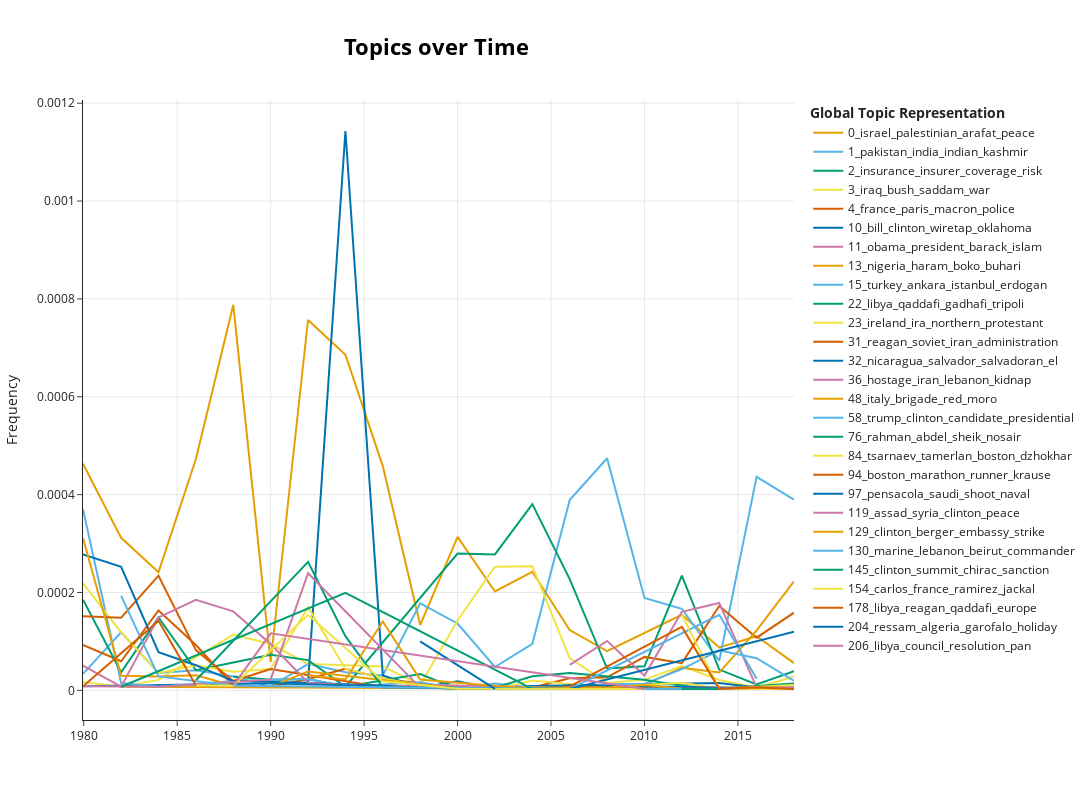

Here is the notebook cell this chart was saved with:
### Code cell
# 1 
topics_over_time_filtered = topics_over_time.groupby('Topic').filter(lambda x:  np.std(x.Frequency)  > 0.000048)
fig = topic_model.visualize_topics_over_time(topics_over_time_filtered)
# enlarge the size of the plot
fig.update_layout(width=1200, height=800)
fig.write_image('output/dtm/topics_over_time.png', engine="orca")
fig.show()

### Figure 1 — Plotly figure (JSON) as saved in the notebook; plotly's stock layout.template omitted (floating-point values rounded to 4 significant figures)
{"data": [{"hoverinfo": "text", "hovertext": ["<b>Topic 0</b><br>Words: israel, palestinian, lebanon, arab, arafat", "<b>Topic 0</b><br>Words: israel, arab, jewish, palestinian, settler", "<b>Topic 0</b><br>Words: israel, palestinian, arafat, arab, peace", "<b>Topic 0</b><br>Words: arafat, israel, palestinian, plo, shultz", "<b>Topic 0</b><br>Words: israel, plo, palestinian, arafat, palestine", "<b>Topic 0</b><br>Words: plo, israel, arafat, palestinian, palestine", "<b>Topic 0</b><br>Words: israel, palestinian, arafat, plo, rabin", "<b>Topic 0</b><br>Words: israel, palestinian, peace, arafat, hama", "<b>Topic 0</b><br>Words: israel, netanyahu, palestinian, arafat, peace", "<b>Topic 0</b><br>Words: israel, palestinian, arafat, barak, peace", "<b>Topic 0</b><br>Words: israel, palestinian, arafat, sharon, peace", "<b>Topic 0</b><br>Words: israel, palestinian, arafat, hama, peace", "<b>Topic 0</b><br>Words: israel, palestinian, hama, arafat, gaza", "<b>Topic 0</b><br>Words: israel, palestinian, hama, gaza, peace", "<b>Topic 0</b><br>Words: israel, palestinian, hama, gaza, arafat", "<b>Topic 0</b><br>Words: israel, palestinian, hama, peace, gaza", "<b>Topic 0</b><br>Words: israel, palestinian, hama, gaza, peace", "<b>Topic 0</b><br>Words: israel, palestinian, netanyahu, jewish, arafat", "<b>Topic 0</b><br>Words: israel, palestinian, hama, gaza, arafat", "<b>Topic 0</b><br>Words: palestinian, israel, uliel, jewish, ben"], "marker": {"color": "#E69F00"}, "mode": "lines", "name": "0_israel_palestinian_arafat_peace", "x": [1980.0, 1982.0, 1984.0, 1986.0, 1988.0, 1990.0, 1992.0, 1994.0, 1996.0, 1998.0, 2000.0, 2002.0, 2004.0, 2006.0, 2008.0, 2010.0, 2012.0, 2014.0, 2016.0, 2018.0], "y": [0.000463, 0.0003116, 0.0002414, 0.0004727, 0.0007877, 5.826e-05, 0.0007569, 0.0006859, 0.0004582, 0.0001335, 0.0003137, 0.000202, 0.0002423, 0.0001233, 8.004e-05, 0.0001175, 0.0001544, 8.78e-05, 0.0001106, 5.568e-05], "type": "scatter"}, {"hoverinfo": "text", "hovertext": ["<b>Topic 1</b><br>Words: naxalite, zia, pakistan, landless, nadu", "<b>Topic 1</b><br>Words: sikh, punjab, gandhi, india, pakistan", "<b>Topic 1</b><br>Words: sikh, pakistan, gandhi, india, minister", "<b>Topic 1</b><br>Words: sikh, ribeiro, punjab, gandhi, pakistan", "<b>Topic 1</b><br>Words: sikh, punjab, hindu, singh, village", "<b>Topic 1</b><br>Words: gandhi, indian, assassinate, pakistan, punjab", "<b>Topic 1</b><br>Words: pakistan, india, fuqra, indian, islamabad", "<b>Topic 1</b><br>Words: pakistan, yousef, sandhu, bhutto, india", "<b>Topic 1</b><br>Words: pakistan, sharif, kasi, mir, india", "<b>Topic 1</b><br>Words: pakistan, india, kashmir, indian, musharraf", "<b>Topic 1</b><br>Words: pakistan, india, kashmir, musharraf, indian", "<b>Topic 1</b><br>Words: pakistan, musharraf, macedonia, india, boskovski", "<b>Topic 1</b><br>Words: pakistan, india, musharraf, indian, mumbai", "<b>Topic 1</b><br>Words: pakistan, india, musharraf, mumbai, indian", "<b>Topic 1</b><br>Words: pakistan, india, mumbai, indian, apo", "<b>Topic 1</b><br>Words: pakistan, india, indian, islamabad, afghanistan", "<b>Topic 1</b><br>Words: pakistan, india, sharif, taliban, indian", "<b>Topic 1</b><br>Words: pakistan, india, taliban, indian, sharif", "<b>Topic 1</b><br>Words: pakistan, india, indian, kashmir, modi", "<b>Topic 1</b><br>Words: pakistan, india, modi, indian, kashmir"], "marker": {"color": "#56B4E9"}, "mode": "lines", "name": "1_pakistan_india_indian_kashmir", "x": [1980.0, 1982.0, 1984.0, 1986.0, 1988.0, 1990.0, 1992.0, 1994.0, 1996.0, 1998.0, 2000.0, 2002.0, 2004.0, 2006.0, 2008.0, 2010.0, 2012.0, 2014.0, 2016.0, 2018.0], "y": [3.367e-05, 0.0001187, 3.55e-05, 4.11e-05, 2.847e-05, 7.283e-06, 5.406e-05, 3.688e-05, 3.055e-05, 0.000178, 0.0001366, 4.771e-05, 9.519e-05, 0.0003889, 0.0004743, 0.0001886, 0.0001667, 6.055e-05, 0.0004363, 0.0003898], "type": "scatter"}, {"hoverinfo": "text", "hovertext": ["<b>Topic 2</b><br>Words: insurance, grose, coverage, risk, manager", "<b>Topic 2</b><br>Words: exclusion, blythe, insurance, contained, clough", "<b>Topic 2</b><br>Words: insurance, coverage, trapnell, interrupt, business", "<b>Topic 2</b><br>Words: facultative, reinsure, adanio, loss, scor", "<b>Topic 2</b><br>Words: insurance, insurer, coverage, risk, loss", "<b>Topic 2</b><br>Words: insurance, coverage, insurer, tria, risk", "<b>Topic 2</b><br>Words: insurance, tria, insurer, risk, coverage", "<b>Topic 2</b><br>Words: insurance, insurer, risk, coverage, backstop", "<b>Topic 2</b><br>Words: insurance, backstop, insurer, risk, coverage", "<b>Topic 2</b><br>Words: insurance, risk, insurer, backstop, coverage", "<b>Topic 2</b><br>Words: insurance, tria, insurer, risk, backstop", "<b>Topic 2</b><br>Words: insurance, tria, coverage, risk, market", "<b>Topic 2</b><br>Words: insurance, coverage, insurer, art, loss", "<b>Topic 2</b><br>Words: insurance, insurer, business, risk, coverage"], "marker": {"color": "#009E73"}, "mode": "lines", "name": "2_insurance_insurer_coverage_risk", "x": [1988.0, 1990.0, 1992.0, 1994.0, 2000.0, 2002.0, 2004.0, 2006.0, 2008.0, 2010.0, 2012.0, 2014.0, 2016.0, 2018.0], "y": [2.847e-05, 2.185e-05, 2.317e-05, 7.375e-06, 0.0002795, 0.0002778, 0.0003807, 0.0002273, 4.446e-05, 4.92e-05, 0.0002346, 4.239e-05, 1.195e-05, 3.898e-05], "type": "scatter"}, {"hoverinfo": "text", "hovertext": ["<b>Topic 3</b><br>Words: iraq, baghdad, hussein, azzawi, supplier", "<b>Topic 3</b><br>Words: iraq, resumption, formal, us, tie", "<b>Topic 3</b><br>Words: cronkite, iraq, documentary, demography, eagleburger", "<b>Topic 3</b><br>Words: saddam, iraq, bush, kuwait, hussein", "<b>Topic 3</b><br>Words: iraq, saddam, hussein, kuwait, bush", "<b>Topic 3</b><br>Words: iraq, saddam, kuwait, baghdad, bush", "<b>Topic 3</b><br>Words: iraq, pba, saddam, war, deutch", "<b>Topic 3</b><br>Words: feaver, casualty, iraq, mission, military", "<b>Topic 3</b><br>Words: iraq, saddam, bush, war, hussein", "<b>Topic 3</b><br>Words: iraq, bush, saddam, war, hussein", "<b>Topic 3</b><br>Words: iraq, bush, war, saddam, hussein", "<b>Topic 3</b><br>Words: iraq, saddam, war, bush, feith", "<b>Topic 3</b><br>Words: iraq, saddam, hussein, exile, bush", "<b>Topic 3</b><br>Words: democracy, war, iraq, america, perish", "<b>Topic 3</b><br>Words: iraq, isil, war, bush, saddam", "<b>Topic 3</b><br>Words: hussein, saddam, iraq, lahey, trump", "<b>Topic 3</b><br>Words: gallery, warp, gund, rug, exhibition", "<b>Topic 3</b><br>Words: iraq, hitler, war, bush, saddam"], "marker": {"color": "#F0E442"}, "mode": "lines", "name": "3_iraq_bush_saddam_war", "x": [1980.0, 1982.0, 1984.0, 1988.0, 1990.0, 1992.0, 1996.0, 1998.0, 2000.0, 2002.0, 2004.0, 2006.0, 2008.0, 2010.0, 2012.0, 2014.0, 2016.0, 2018.0], "y": [1.684e-05, 7.42e-06, 2.13e-05, 0.0001139, 9.468e-05, 5.406e-05, 4.888e-05, 1.112e-05, 0.0001429, 0.0002526, 0.0002538, 6.574e-05, 1.482e-05, 2.187e-05, 4.939e-05, 2.119e-05, 5.976e-06, 2.784e-05], "type": "scatter"}, {"hoverinfo": "text", "hovertext": ["<b>Topic 4</b><br>Words: france, mitterrand, paris, defferre, directe", "<b>Topic 4</b><br>Words: france, mitterrand, paris, chad, iran", "<b>Topic 4</b><br>Words: france, chirac, paris, abdallah, syria", "<b>Topic 4</b><br>Words: france, gordji, paris, iran, pasqua", "<b>Topic 4</b><br>Words: naccache, bakhtiar, verge, france, anis", "<b>Topic 4</b><br>Words: habash, nidal, france, seale, duma", "<b>Topic 4</b><br>Words: france, switzerland, balladur, bakhtiar, esfahani", "<b>Topic 4</b><br>Words: france, paris, algeria, debre, bruguiere", "<b>Topic 4</b><br>Words: france, cup, paris, raid, tournament", "<b>Topic 4</b><br>Words: naouar, lyon, france, tunisia, hassensrat", "<b>Topic 4</b><br>Words: france, bruguiere, gia, paris, ressam", "<b>Topic 4</b><br>Words: france, mirage, paris, air, warthog", "<b>Topic 4</b><br>Words: france, sarkozy, vimont, paris, store", "<b>Topic 4</b><br>Words: france, hicheur, paris, cern, pechenard", "<b>Topic 4</b><br>Words: france, merah, paris, toulouse, sarkozy", "<b>Topic 4</b><br>Words: france, mali, paris, syria, molin", "<b>Topic 4</b><br>Words: france, paris, hollande, molin, charlie", "<b>Topic 4</b><br>Words: france, paris, macron, knife, marseille", "<b>Topic 4</b><br>Words: france, macron, paris, hebdo, teacher"], "marker": {"color": "#D55E00"}, "mode": "lines", "name": "4_france_paris_macron_police", "x": [1980.0, 1982.0, 1984.0, 1986.0, 1988.0, 1990.0, 1992.0, 1994.0, 1996.0, 2000.0, 2002.0, 2004.0, 2006.0, 2008.0, 2010.0, 2012.0, 2014.0, 2016.0, 2018.0], "y": [9.259e-05, 5.936e-05, 0.0001633, 9.248e-05, 9.491e-06, 7.283e-06, 2.317e-05, 4.425e-05, 2.444e-05, 3.106e-06, 5.612e-06, 5.769e-06, 2.465e-05, 2.668e-05, 6.834e-05, 5.557e-05, 0.0001726, 0.0001076, 0.0001587], "type": "scatter"}, {"hoverinfo": "text", "hovertext": ["<b>Topic 10</b><br>Words: amato, holtzman, crime, ahe, funds", "<b>Topic 10</b><br>Words: bill, senator, proposal, debate, thurmond", "<b>Topic 10</b><br>Words: taggant, gunpowder, nra, schumer, legislation", "<b>Topic 10</b><br>Words: bill, clinton, wiretap, oklahoma, legislation", "<b>Topic 10</b><br>Words: specter, subcommittee, jewell, committee, judiciary", "<b>Topic 10</b><br>Words: reepe, clinton, gore, dummy, sex", "<b>Topic 10</b><br>Words: bill, locke, baumgart, gregoire, keate", "<b>Topic 10</b><br>Words: darneille, bill, buck, mountlake, amendment", "<b>Topic 10</b><br>Words: bill, balkman, penalty, toure, provisions", "<b>Topic 10</b><br>Words: gun, vote, amendment, proposal, feinstein", "<b>Topic 10</b><br>Words: budd, bill, ohio, nra, portman"], "marker": {"color": "#0072B2"}, "mode": "lines", "name": "10_bill_clinton_wiretap_oklahoma", "x": [1980.0, 1990.0, 1992.0, 1994.0, 1996.0, 1998.0, 2000.0, 2002.0, 2004.0, 2014.0, 2016.0], "y": [8.418e-06, 1.457e-05, 1.545e-05, 0.001143, 3.055e-05, 5.561e-06, 1.863e-05, 2.806e-06, 8.653e-06, 1.514e-05, 5.976e-06], "type": "scatter"}, {"hoverinfo": "text", "hovertext": ["<b>Topic 11</b><br>Words: obama, barack, mccain, war, candidate", "<b>Topic 11</b><br>Words: obama, barack, president, muslim, afghanistan", "<b>Topic 11</b><br>Words: obama, romney, barack, president, syria", "<b>Topic 11</b><br>Words: obama, president, barack, war, iraq", "<b>Topic 11</b><br>Words: obama, islam, isil, president, bernardino", "<b>Topic 11</b><br>Words: lone, wolf, obama, gorka, gartenstein"], "marker": {"color": "#CC79A7"}, "mode": "lines", "name": "11_obama_president_barack_islam", "x": [2006.0, 2008.0, 2010.0, 2012.0, 2014.0, 2016.0], "y": [5.204e-05, 0.0001008, 3.007e-05, 0.0001605, 0.0001786, 5.976e-06], "type": "scatter"}, {"hoverinfo": "text", "hovertext": ["<b>Topic 13</b><br>Words: polisario, morocco, oau, mengistu, summit", "<b>Topic 13</b><br>Words: lago, nigeria, alake, ijewere, bola", "<b>Topic 13</b><br>Words: nigeria, imagedata, election, adua, yar", "<b>Topic 13</b><br>Words: nigeria, goodluck, rttnew, delegation, holl", "<b>Topic 13</b><br>Words: nigeria, colloquium, achebe, boko, haram", "<b>Topic 13</b><br>Words: nigeria, boko, haram, africa, girl", "<b>Topic 13</b><br>Words: nigeria, boko, haram, buhari, conflict", "<b>Topic 13</b><br>Words: nigeria, haram, boko, buhari, buratai", "<b>Topic 13</b><br>Words: nigeria, haram, boko, buhari, thewill"], "marker": {"color": "#E69F00"}, "mode": "lines", "name": "13_nigeria_haram_boko_buhari", "x": [1982.0, 2002.0, 2006.0, 2008.0, 2010.0, 2012.0, 2014.0, 2016.0, 2018.0], "y": [7.42e-06, 2.806e-06, 2.739e-06, 2.964e-06, 1.093e-05, 4.631e-05, 3.633e-05, 0.0001225, 0.0002227], "type": "scatter"}, {"hoverinfo": "text", "hovertext": ["<b>Topic 15</b><br>Words: turkey, ankara, demirel, evren, ecevit", "<b>Topic 15</b><br>Words: turkey, lab, jeri, evren, frightened", "<b>Topic 15</b><br>Words: turkey, rabin, shearith, istanbul, turkmen", "<b>Topic 15</b><br>Words: turkey, mongolia, ozal, turk, akbulut", "<b>Topic 15</b><br>Words: turkey, kurdish, csce, turk, ankara", "<b>Topic 15</b><br>Words: turkey, kurdish, kurd, baskaya, village", "<b>Topic 15</b><br>Words: turkey, territorial, integrity, nuzhet, kandemir", "<b>Topic 15</b><br>Words: ocalan, turkey, italy, sezgin, kurdish", "<b>Topic 15</b><br>Words: turkey, ocalan, pkk, istanbul, kurdish", "<b>Topic 15</b><br>Words: turkey, incirlik, wolfowitz, gaziantep, adana", "<b>Topic 15</b><br>Words: turkey, istanbul, ankara, erdogan, gosende", "<b>Topic 15</b><br>Words: turkey, pkk, ocalan, ankara, kurdistan", "<b>Topic 15</b><br>Words: turkey, kargin, kurdish, dogan, erdogan", "<b>Topic 15</b><br>Words: turkey, pkk, erdogan, germany, ipek", "<b>Topic 15</b><br>Words: turkey, kurdish, ankara, perry, nato", "<b>Topic 15</b><br>Words: turkey, ankara, sanli, dhkp, istanbul", "<b>Topic 15</b><br>Words: turkey, erdogan, ankara, istanbul, kurdish", "<b>Topic 15</b><br>Words: turkey, erdogan, cumhuriyet, brunson, istanbul", "<b>Topic 15</b><br>Words: turkey, altan, istanbul, journalist, coup"], "marker": {"color": "#56B4E9"}, "mode": "lines", "name": "15_turkey_ankara_istanbul_erdogan", "x": [1980.0, 1982.0, 1984.0, 1988.0, 1990.0, 1992.0, 1994.0, 1996.0, 1998.0, 2000.0, 2002.0, 2004.0, 2006.0, 2008.0, 2010.0, 2012.0, 2014.0, 2016.0, 2018.0], "y": [0.0003704, 1.484e-05, 7.099e-06, 1.898e-05, 2.185e-05, 2.317e-05, 7.375e-06, 1.222e-05, 1.668e-05, 3.106e-06, 1.403e-05, 5.769e-06, 5.478e-06, 1.186e-05, 1.367e-05, 4.322e-05, 8.174e-05, 6.574e-05, 1.949e-05], "type": "scatter"}, {"hoverinfo": "text", "hovertext": ["<b>Topic 22</b><br>Words: libya, qaddafi, colonel, oil, tripoli", "<b>Topic 22</b><br>Words: libya, malta, qaddafi, mintoff, colonel", "<b>Topic 22</b><br>Words: libya, qaddafi, colonel, tripoli, sidra", "<b>Topic 22</b><br>Words: libya, qaddafi, chad, benin, colonel", "<b>Topic 22</b><br>Words: libya, gadhafi, qaddafi, tripoli, weapon", "<b>Topic 22</b><br>Words: libya, qaddafi, gadhafi, pan, tripoli", "<b>Topic 22</b><br>Words: libya, gadhafi, qaddafi, tripoli, sanction", "<b>Topic 22</b><br>Words: farrakhan, libya, embargo, treasury, gadhafi", "<b>Topic 22</b><br>Words: libya, qaddafi, tripoli, gadhafi, sanction", "<b>Topic 22</b><br>Words: libya, monetti, gadhafi, kusa, pan", "<b>Topic 22</b><br>Words: libya, gadhafi, sanction, lift, qaddafi", "<b>Topic 22</b><br>Words: libya, gadhafi, qaddafi, tripoli, oil", "<b>Topic 22</b><br>Words: libya, gadhafi, tripoli, qaddafi, lockerbie", "<b>Topic 22</b><br>Words: libya, gadhafi, qaddafi, brennan, tripoli", "<b>Topic 22</b><br>Words: libya, hifter, tripoli, gadhafi, militia", "<b>Topic 22</b><br>Words: libya, oil, gazzini, isi, april", "<b>Topic 22</b><br>Words: hifter, libya, tripoli, haftar, qaddafi"], "marker": {"color": "#009E73"}, "mode": "lines", "name": "22_libya_qaddafi_gadhafi_tripoli", "x": [1980.0, 1982.0, 1984.0, 1986.0, 1988.0, 1990.0, 1992.0, 1994.0, 1998.0, 2000.0, 2002.0, 2004.0, 2006.0, 2010.0, 2012.0, 2014.0, 2018.0], "y": [0.0001852, 3.71e-05, 0.0001491, 4.11e-05, 5.695e-05, 7.283e-05, 6.179e-05, 7.375e-06, 3.337e-05, 3.106e-06, 5.612e-06, 2.884e-05, 3.561e-05, 2.187e-05, 9.261e-06, 3.028e-06, 1.392e-05], "type": "scatter"}, {"hoverinfo": "text", "hovertext": ["<b>Topic 23</b><br>Words: ireland, ira, northern, protestant, ulster", "<b>Topic 23</b><br>Words: ireland, northern, ira, britain, parade", "<b>Topic 23</b><br>Words: ireland, ira, tyrie, archbishop, northern", "<b>Topic 23</b><br>Words: ira, ireland, britain, northern, sinn", "<b>Topic 23</b><br>Words: ireland, northern, ira, aoh, ulster", "<b>Topic 23</b><br>Words: ireland, ira, northern, protestant, britain", "<b>Topic 23</b><br>Words: ireland, ira, northern, adams, protestant", "<b>Topic 23</b><br>Words: ireland, ira, sinn, fein, northern", "<b>Topic 23</b><br>Words: ireland, ira, northern, ahern, protestant", "<b>Topic 23</b><br>Words: ira, ireland, northern, dissident, protestant", "<b>Topic 23</b><br>Words: ireland, northern, ira, protestant, belfast", "<b>Topic 23</b><br>Words: mckevitt, ira, ireland, omagh, rupert", "<b>Topic 23</b><br>Words: ireland, ira, northern, sinn, fein", "<b>Topic 23</b><br>Words: ireland, northern, ira, belfast, leavey", "<b>Topic 23</b><br>Words: ireland, ira, northern, duffy, britain", "<b>Topic 23</b><br>Words: ireland, belfast, ira, northern, mabel", "<b>Topic 23</b><br>Words: mason, ireland, sasnett, chun, merylkornfield", "<b>Topic 23</b><br>Words: mckee, ireland, ira, northern, lyra"], "marker": {"color": "#F0E442"}, "mode": "lines", "name": "23_ireland_ira_northern_protestant", "x": [1980.0, 1982.0, 1984.0, 1986.0, 1988.0, 1990.0, 1992.0, 1994.0, 1996.0, 1998.0, 2000.0, 2002.0, 2004.0, 2008.0, 2010.0, 2012.0, 2014.0, 2018.0], "y": [0.0002189, 0.0001187, 3.55e-05, 5.138e-05, 3.796e-05, 4.37e-05, 0.0001699, 4.425e-05, 2.444e-05, 1.112e-05, 9.317e-06, 2.806e-06, 2.019e-05, 5.929e-06, 1.093e-05, 1.544e-05, 3.028e-06, 1.114e-05], "type": "scatter"}, {"hoverinfo": "text", "hovertext": ["<b>Topic 31</b><br>Words: reagan, soviet, haig, intelligence, carter", "<b>Topic 31</b><br>Words: reagan, soviet, nicaragua, administration, ireland", "<b>Topic 31</b><br>Words: reagan, iran, soviet, arms, administration", "<b>Topic 31</b><br>Words: reagan, ledeen, iran, spadolini, soviet", "<b>Topic 31</b><br>Words: yuni, reagan, extradite, bureau, hamadei", "<b>Topic 31</b><br>Words: reagan, iran, casey, turner, soviet", "<b>Topic 31</b><br>Words: fujimori, hostage, japan, bolshevik, reagan", "<b>Topic 31</b><br>Words: reagan, ronald, memo, papers, cruise", "<b>Topic 31</b><br>Words: environmental, efficiency, reagan, clean, automaker", "<b>Topic 31</b><br>Words: philpot, matheson, reagan, treaty, overreaction", "<b>Topic 31</b><br>Words: carter, reagan, romney, unpopular, decision", "<b>Topic 31</b><br>Words: reagan, history, trump, trip, futures", "<b>Topic 31</b><br>Words: reagan, endless, carter, donatelli, hostage"], "marker": {"color": "#D55E00"}, "mode": "lines", "name": "31_reagan_soviet_iran_administration", "x": [1980.0, 1982.0, 1984.0, 1986.0, 1988.0, 1990.0, 1996.0, 2000.0, 2002.0, 2008.0, 2010.0, 2016.0, 2018.0], "y": [0.0001515, 0.0001484, 0.0002343, 8.221e-05, 1.898e-05, 4.37e-05, 6.11e-06, 6.211e-06, 2.806e-06, 8.893e-06, 5.467e-06, 5.976e-06, 5.568e-06], "type": "scatter"}, {"hoverinfo": "text", "hovertext": ["<b>Topic 32</b><br>Words: salvador, nicaragua, honduras, costa, salvadoran", "<b>Topic 32</b><br>Words: nicaragua, salvador, salvadoran, el, honduras", "<b>Topic 32</b><br>Words: nicaragua, salvador, salvadoran, duarte, sandinista", "<b>Topic 32</b><br>Words: contra, nicaragua, sandinista, salvador, linder", "<b>Topic 32</b><br>Words: salvador, cristiani, arena, salvadoran, el", "<b>Topic 32</b><br>Words: menem, nicaragua, antonietti, dollar, salvador", "<b>Topic 32</b><br>Words: oas, venezuela, powell, barbados, reich", "<b>Topic 32</b><br>Words: honduras, salvador, reactor, putin, nicaragua", "<b>Topic 32</b><br>Words: nicaragua, missile, contra, sandinista, rivera", "<b>Topic 32</b><br>Words: salvador, salvadoran, suchitoto, saca, el", "<b>Topic 32</b><br>Words: platform, sonoran, knutson, graveyard, neighbor"], "marker": {"color": "#0072B2"}, "mode": "lines", "name": "32_nicaragua_salvador_salvadoran_el", "x": [1980.0, 1982.0, 1984.0, 1986.0, 1988.0, 1992.0, 2000.0, 2002.0, 2004.0, 2006.0, 2018.0], "y": [0.0002778, 0.0002523, 7.809e-05, 5.138e-05, 1.898e-05, 1.545e-05, 3.106e-06, 2.806e-06, 2.884e-06, 1.096e-05, 2.784e-06], "type": "scatter"}, {"hoverinfo": "text", "hovertext": ["<b>Topic 36</b><br>Words: hostage, iran, honsowitz, kidnap, dr", "<b>Topic 36</b><br>Words: tamil, kidnap, allen, gold, jayewardene", "<b>Topic 36</b><br>Words: hostage, lebanon, hijack, iran, beirut", "<b>Topic 36</b><br>Words: hostage, iran, hamadei, lebanon, kidnap", "<b>Topic 36</b><br>Words: hostage, obeid, kidnap, higgin, iran", "<b>Topic 36</b><br>Words: hostage, iran, lebanon, turner, kidnap", "<b>Topic 36</b><br>Words: eslam, hostage, ol, iran, katzman", "<b>Topic 36</b><br>Words: hostage, bargain, kidnap, israel, lebanon", "<b>Topic 36</b><br>Words: hostage, lainie, philippine, sayyaf, drama", "<b>Topic 36</b><br>Words: hostage, iran, laingen, needham, kirtley", "<b>Topic 36</b><br>Words: hostage, sailor, iran, coincidence, pelosi", "<b>Topic 36</b><br>Words: hostage, kidnap, concession, aq, behead", "<b>Topic 36</b><br>Words: hostage, walton, restitution, niger, rescue"], "marker": {"color": "#CC79A7"}, "mode": "lines", "name": "36_hostage_iran_lebanon_kidnap", "x": [1980.0, 1982.0, 1984.0, 1986.0, 1988.0, 1990.0, 1992.0, 1996.0, 1998.0, 2002.0, 2006.0, 2014.0, 2018.0], "y": [5.051e-05, 7.42e-06, 0.0001491, 0.000185, 0.0001613, 9.468e-05, 1.545e-05, 6.11e-06, 1.112e-05, 8.419e-06, 2.739e-06, 3.028e-06, 5.568e-06], "type": "scatter"}, {"hoverinfo": "text", "hovertext": ["<b>Topic 48</b><br>Words: italy, brigade, red, moro, rome", "<b>Topic 48</b><br>Words: italy, brigade, red, dozy, moro", "<b>Topic 48</b><br>Words: italy, brigade, tarantelli, eco, red", "<b>Topic 48</b><br>Words: italy, brigade, red, moro, priore", "<b>Topic 48</b><br>Words: italy, ustica, bologna, cossiga, occhetto", "<b>Topic 48</b><br>Words: curcio, brigade, italy, red, cossiga", "<b>Topic 48</b><br>Words: italy, mafia, florence, spadolini, brigade", "<b>Topic 48</b><br>Words: italy, brigade, red, antona, angeletti", "<b>Topic 48</b><br>Words: sembler, negri, italy, brigade, mel", "<b>Topic 48</b><br>Words: italy, chiara, moro, sgrena, bellocchio", "<b>Topic 48</b><br>Words: italy, petrella, brigade, sarkozy, red", "<b>Topic 48</b><br>Words: italy, anarchist, rome, fai, chile", "<b>Topic 48</b><br>Words: italy, brindisi, mafia, school, bassi", "<b>Topic 48</b><br>Words: italy, tyrol, germany, tyrolean, brunico", "<b>Topic 48</b><br>Words: ding, catania, italy, riley, junction"], "marker": {"color": "#E69F00"}, "mode": "lines", "name": "48_italy_brigade_red_moro", "x": [1980.0, 1982.0, 1984.0, 1986.0, 1988.0, 1990.0, 1992.0, 2000.0, 2002.0, 2004.0, 2006.0, 2008.0, 2010.0, 2012.0, 2016.0], "y": [0.0003115, 2.968e-05, 2.84e-05, 3.083e-05, 9.491e-06, 7.283e-06, 3.862e-05, 3.106e-06, 5.612e-06, 5.769e-06, 5.478e-06, 5.929e-06, 1.093e-05, 3.087e-06, 2.988e-06], "type": "scatter"}, {"hoverinfo": "text", "hovertext": ["<b>Topic 58</b><br>Words: dance, diversify, trump, platform, gerth", "<b>Topic 58</b><br>Words: giuliani, democrat, xiomara, plenty, conclave", "<b>Topic 58</b><br>Words: trump, clinton, candidate, presidential, donald", "<b>Topic 58</b><br>Words: trump, ban, muslim, clinton, republican"], "marker": {"color": "#56B4E9"}, "mode": "lines", "name": "58_trump_clinton_candidate_presidential", "x": [1994.0, 2006.0, 2014.0, 2016.0], "y": [7.375e-06, 2.739e-06, 0.0001544, 2.391e-05], "type": "scatter"}, {"hoverinfo": "text", "hovertext": ["<b>Topic 76</b><br>Words: hashemi, ayatollah, montazeri, rahman, abdel", "<b>Topic 76</b><br>Words: rahman, abdel, sheik, nosair, salameh", "<b>Topic 76</b><br>Words: rahman, abdel, sheik, salem, conspiracy", "<b>Topic 76</b><br>Words: rashid, indict, interpreter, russell, walute", "<b>Topic 76</b><br>Words: farahat, guidi, weitz, hoffman, hotel", "<b>Topic 76</b><br>Words: mubarak, rahman, sheik, abdel, egypt", "<b>Topic 76</b><br>Words: rahman, abdel, egypt, blind, sadat", "<b>Topic 76</b><br>Words: shaabab, beaumont, ahme, inmate, rahman"], "marker": {"color": "#009E73"}, "mode": "lines", "name": "76_rahman_abdel_sheik_nosair", "x": [1986.0, 1992.0, 1994.0, 1996.0, 2002.0, 2010.0, 2016.0, 2018.0], "y": [2.055e-05, 0.0002626, 0.0001106, 6.11e-06, 2.806e-06, 2.734e-06, 2.988e-06, 2.784e-06], "type": "scatter"}, {"hoverinfo": "text", "hovertext": ["<b>Topic 84</b><br>Words: tsarnaev, tamerlan, boston, dzhokhar, brother", "<b>Topic 84</b><br>Words: tsarnaev, burke, boston, stith, marathon", "<b>Topic 84</b><br>Words: ciccolo, boston, tsarnaev, macinne, cooker", "<b>Topic 84</b><br>Words: tsarnaev, tamerlan, boston, brother, dzhokhar"], "marker": {"color": "#F0E442"}, "mode": "lines", "name": "84_tsarnaev_tamerlan_boston_dzhokhar", "x": [2012.0, 2014.0, 2016.0, 2018.0], "y": [0.0001544, 3.028e-06, 2.988e-06, 2.784e-06], "type": "scatter"}, {"hoverinfo": "text", "hovertext": ["<b>Topic 94</b><br>Words: boston, turner, marketing, device, broadcasting", "<b>Topic 94</b><br>Words: boston, marathon, runner, krause, finish", "<b>Topic 94</b><br>Words: boston, bomber, marathon, stubben, penalty", "<b>Topic 94</b><br>Words: bauman, boston, marathon, gyllenhaal, film", "<b>Topic 94</b><br>Words: wray, boston, marathon, pose, domestic"], "marker": {"color": "#D55E00"}, "mode": "lines", "name": "94_boston_marathon_runner_krause", "x": [2006.0, 2012.0, 2014.0, 2016.0, 2018.0], "y": [8.217e-06, 0.0001297, 3.028e-06, 5.976e-06, 2.784e-06], "type": "scatter"}, {"hoverinfo": "text", "hovertext": ["<b>Topic 97</b><br>Words: mahoney, ratshot, saudi, pasco, deputy", "<b>Topic 97</b><br>Words: kingsville, aransa, helicopter, fanto, cavazo", "<b>Topic 97</b><br>Words: dive, scuba, hurin, instructor, kolko", "<b>Topic 97</b><br>Words: pensacola, saudi, shoot, naval, alshamrani"], "marker": {"color": "#0072B2"}, "mode": "lines", "name": "97_pensacola_saudi_shoot_naval", "x": [1990.0, 1998.0, 2006.0, 2018.0], "y": [1.457e-05, 5.561e-06, 2.739e-06, 0.0001197], "type": "scatter"}, {"hoverinfo": "text", "hovertext": ["<b>Topic 119</b><br>Words: haig, syria, assad, israel, lebanon", "<b>Topic 119</b><br>Words: meridor, shamir, syria, bekaa, israel", "<b>Topic 119</b><br>Words: assad, papandreou, syria, greece, athens", "<b>Topic 119</b><br>Words: syria, assad, damascus, baker, peace", "<b>Topic 119</b><br>Words: assad, syria, clinton, peace, christopher", "<b>Topic 119</b><br>Words: sharaa, syria, restart, hammer, clinton"], "marker": {"color": "#CC79A7"}, "mode": "lines", "name": "119_assad_syria_clinton_peace", "x": [1980.0, 1982.0, 1984.0, 1990.0, 1992.0, 1998.0], "y": [8.418e-06, 7.42e-06, 7.099e-06, 2.185e-05, 0.0002394, 5.561e-06], "type": "scatter"}, {"hoverinfo": "text", "hovertext": ["<b>Topic 129</b><br>Words: clinton, sudan, fundamentalist, mideastern, lazarte", "<b>Topic 129</b><br>Words: clinton, declaration, declare, deterrence, america", "<b>Topic 129</b><br>Words: clinton, berger, embassy, laden, strike", "<b>Topic 129</b><br>Words: clinton, embassy, sudan, missile, strike", "<b>Topic 129</b><br>Words: sheik, omar, yousef, clinton, irrelevant"], "marker": {"color": "#E69F00"}, "mode": "lines", "name": "129_clinton_berger_embassy_strike", "x": [1992.0, 1994.0, 1996.0, 1998.0, 2004.0], "y": [3.089e-05, 2.213e-05, 0.0001405, 2.224e-05, 2.884e-06], "type": "scatter"}, {"hoverinfo": "text", "hovertext": ["<b>Topic 130</b><br>Words: marine, beirut, lebanon, commander, commission", "<b>Topic 130</b><br>Words: lebanon, beirut, marine, fadlallah, intelligence", "<b>Topic 130</b><br>Words: capture, obeid, lebanon, hizbullah, roots", "<b>Topic 130</b><br>Words: lebanon, albright, ban, lift, beirut", "<b>Topic 130</b><br>Words: lebanon, chabaan, chaaban, isf, visitor", "<b>Topic 130</b><br>Words: asgari, bird, lebanon, beirut, marine"], "marker": {"color": "#56B4E9"}, "mode": "lines", "name": "130_marine_lebanon_beirut_commander", "x": [1982.0, 1984.0, 1988.0, 1996.0, 2006.0, 2012.0], "y": [0.0001929, 2.84e-05, 9.491e-06, 6.11e-06, 2.739e-06, 3.087e-06], "type": "scatter"}, {"hoverinfo": "text", "hovertext": ["<b>Topic 145</b><br>Words: contract, export, abrogate, trade, sanction", "<b>Topic 145</b><br>Words: clinton, summit, chirac, sanction, iran", "<b>Topic 145</b><br>Words: chirac, nuclear, france, jacque, interests"], "marker": {"color": "#009E73"}, "mode": "lines", "name": "145_clinton_summit_chirac_sanction", "x": [1982.0, 1994.0, 2004.0], "y": [7.42e-06, 0.0001991, 2.884e-06], "type": "scatter"}, {"hoverinfo": "text", "hovertext": ["<b>Topic 154</b><br>Words: abdallah, carlos, baechelin, kiejman, france", "<b>Topic 154</b><br>Words: hack, carlos, vienna, dr, hearst", "<b>Topic 154</b><br>Words: carlos, france, jackal, pasqua, sudan", "<b>Topic 154</b><br>Words: ramirez, carlos, necchi, france, jackal", "<b>Topic 154</b><br>Words: bruguiere, carlos, france, jackal, mccolgan", "<b>Topic 154</b><br>Words: morocco, carlos, robert, labrousse, bousquet", "<b>Topic 154</b><br>Words: carlos, ramirez, episode, opec, sanchez"], "marker": {"color": "#F0E442"}, "mode": "lines", "name": "154_carlos_france_ramirez_jackal", "x": [1986.0, 1988.0, 1992.0, 1996.0, 2000.0, 2002.0, 2010.0], "y": [1.028e-05, 9.491e-06, 0.0001545, 1.833e-05, 3.106e-06, 2.806e-06, 2.734e-06], "type": "scatter"}, {"hoverinfo": "text", "hovertext": ["<b>Topic 178</b><br>Words: libya, qaddafi, reagan, colonel, reckless", "<b>Topic 178</b><br>Words: libya, reagan, qaddafi, europe, colonel", "<b>Topic 178</b><br>Words: libya, disagreement, qaddafi, reagan, acropol"], "marker": {"color": "#D55E00"}, "mode": "lines", "name": "178_libya_reagan_qaddafi_europe", "x": [1980.0, 1984.0, 1986.0], "y": [8.418e-06, 0.000142, 1.028e-05], "type": "scatter"}, {"hoverinfo": "text", "hovertext": ["<b>Topic 204</b><br>Words: ressam, algeria, garofalo, holiday, customs", "<b>Topic 204</b><br>Words: lng, tanker, markey, boston, connection"], "marker": {"color": "#0072B2"}, "mode": "lines", "name": "204_ressam_algeria_garofalo_holiday", "x": [1998.0, 2002.0], "y": [0.0001001, 2.806e-06], "type": "scatter"}, {"hoverinfo": "text", "hovertext": ["<b>Topic 206</b><br>Words: mirage, libya, return, aerospatiale, supersonic", "<b>Topic 206</b><br>Words: libya, council, resolution, pan, sanction", "<b>Topic 206</b><br>Words: kousa, libya, council, resolution, puri"], "marker": {"color": "#CC79A7"}, "mode": "lines", "name": "206_libya_council_resolution_pan", "x": [1988.0, 1990.0, 2010.0], "y": [9.491e-06, 0.0001165, 2.734e-06], "type": "scatter"}], "layout": {"xaxis": {"showgrid": true}, "yaxis": {"showgrid": true, "title": {"text": "Frequency"}}, "title": {"font": {"size": 22, "color": "Black"}, "text": "<b>Topics over Time</b>", "y": 0.95, "x": 0.4, "xanchor": "center", "yanchor": "top"}, "hoverlabel": {"font": {"size": 16, "family": "Rockwell"}, "bgcolor": "white"}, "width": 1200, "height": 800, "legend": {"title": {"text": "<b>Global Topic Representation"}}}}
